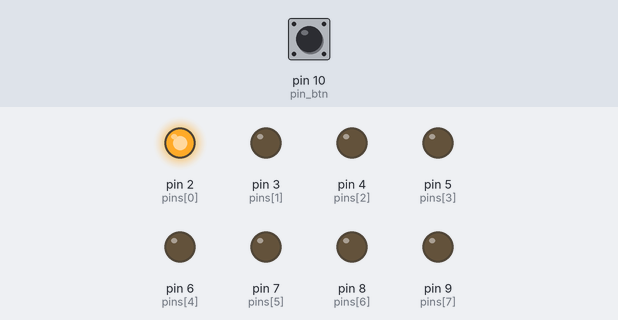
Simulated run of this sketch. Board: Arduino Uno, built with avr-gcc and run on an emulated ATmega328P. Parts: output pins drawn as LEDs (lit = HIGH). The inputs (shaded band) are chosen by the test bench; at power-on: pin 10 (pin_btn) LOW.

Above: at 1.2 s.
1.3 s: pin 10 (pin_btn) pulled HIGH for 0.15 s
At 1.8 s:
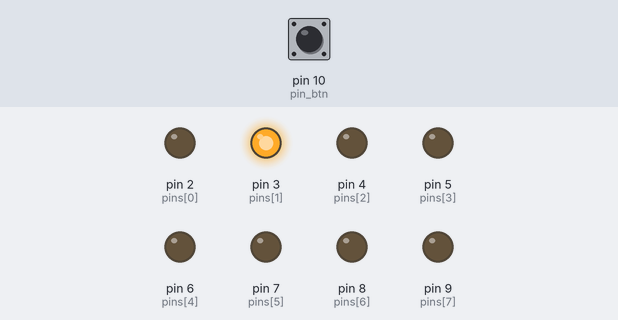
2.9 s: pin 10 (pin_btn) pulled HIGH for 1 s
At 4.2 s:
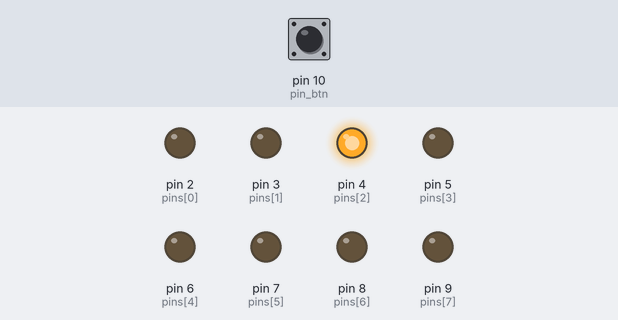
5.4 s: pin 10 (pin_btn) pulled HIGH for 0.15 s
At 6.1 s:
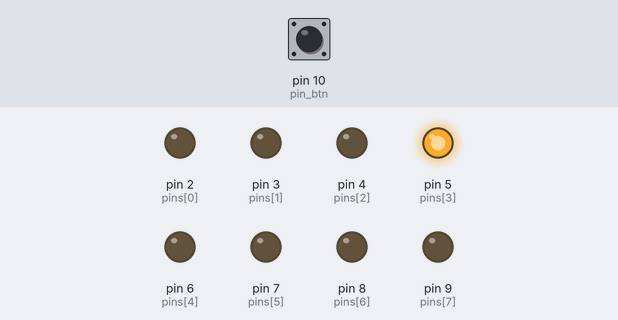
7.0 s: pin 10 (pin_btn) pulled HIGH for 3.2 s
At 7.4 s:
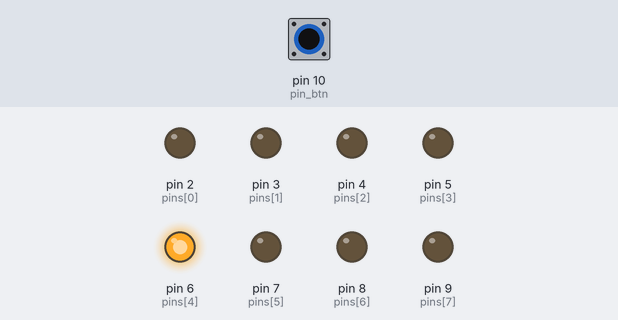
11.7 s: pin 10 (pin_btn) pulled HIGH for 0.15 s
At 12.1 s:
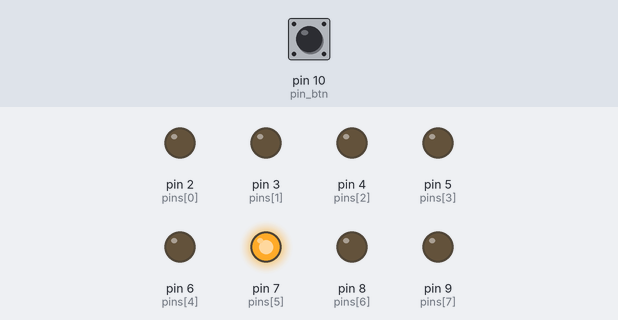
13.3 s: pin 10 (pin_btn) pulled HIGH for 1 s
At 14.5 s:
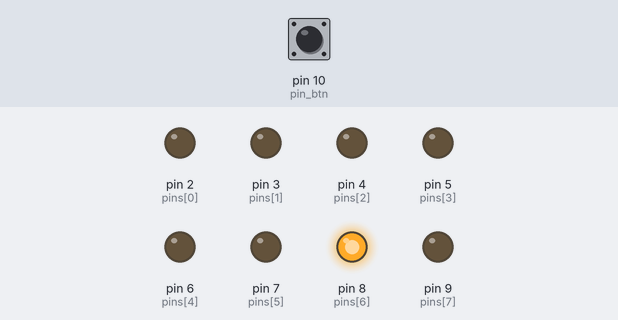
Timing chart, 0 to 16.3 s (numbered marks = the images above; inputs shaded):
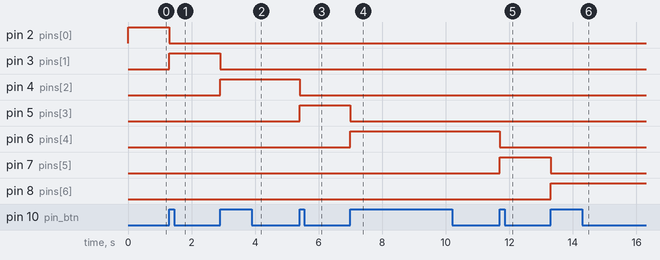

The sketch:

EX_13_02.ino
```cpp
boolean PRESSED = HIGH;     // 버튼이 눌러진 상태에서의 입력값
boolean state_previous = !PRESSED;  // 버튼의 이전 상태
boolean state_current;      // 버튼의 현재 상태

int pins[] = {2, 3, 4, 5, 6, 7, 8, 9};   // LED가 연결된 핀 배열
int pin_btn = 10;
byte index = 0;       // 핀/LED 번호 인덱스

void setup() {
  for (int i = 0; i < 8; i++) {     // LED 연결 핀을 출력으로 설정
    pinMode(pins[i], OUTPUT);
  }
  pinMode(pin_btn, INPUT);

  show_LED_pattern();
}

void show_LED_pattern() {
  for (int i = 0; i < 8; i++) {     // LED에 상태 표시
    if (i == index) {     // 1개만 켬
      digitalWrite(pins[i], HIGH);
    }
    else {            // 나머지 7개는 끔
      digitalWrite(pins[i], LOW);
    }
  }
}

void loop() {
  state_current = digitalRead(pin_btn);     // 버튼 상태 읽기

  if (state_current == PRESSED) {   // 현재 눌러진 상태
    if (state_previous == !PRESSED) {   // 이전에 눌러지지 않은 상태
      state_previous = PRESSED;   // 이전 상태 갱신

      index = (index + 1) % 8;
      show_LED_pattern();
    }
    delay(50);       // 디바운싱
  }
  else {
    state_previous = !PRESSED;
  }
}
```

Measured:
- after the input at 1.3 s, pin 2 (pins[0]): HIGH → LOW at once; pin 3 (pins[1]): LOW → HIGH at once
- after the input at 2.9 s, pin 3 (pins[1]): HIGH → LOW at once; pin 4 (pins[2]): LOW → HIGH at once
- after the input at 5.4 s, pin 4 (pins[2]): HIGH → LOW at once; pin 5 (pins[3]): LOW → HIGH at once
- after the input at 7.0 s, pin 5 (pins[3]): HIGH → LOW at once; pin 6 (pins[4]): LOW → HIGH at once
- after the input at 11.7 s, pin 6 (pins[4]): HIGH → LOW at once; pin 7 (pins[5]): LOW → HIGH at once
- after the input at 13.3 s, pin 7 (pins[5]): HIGH → LOW at once; pin 8 (pins[6]): LOW → HIGH at once
